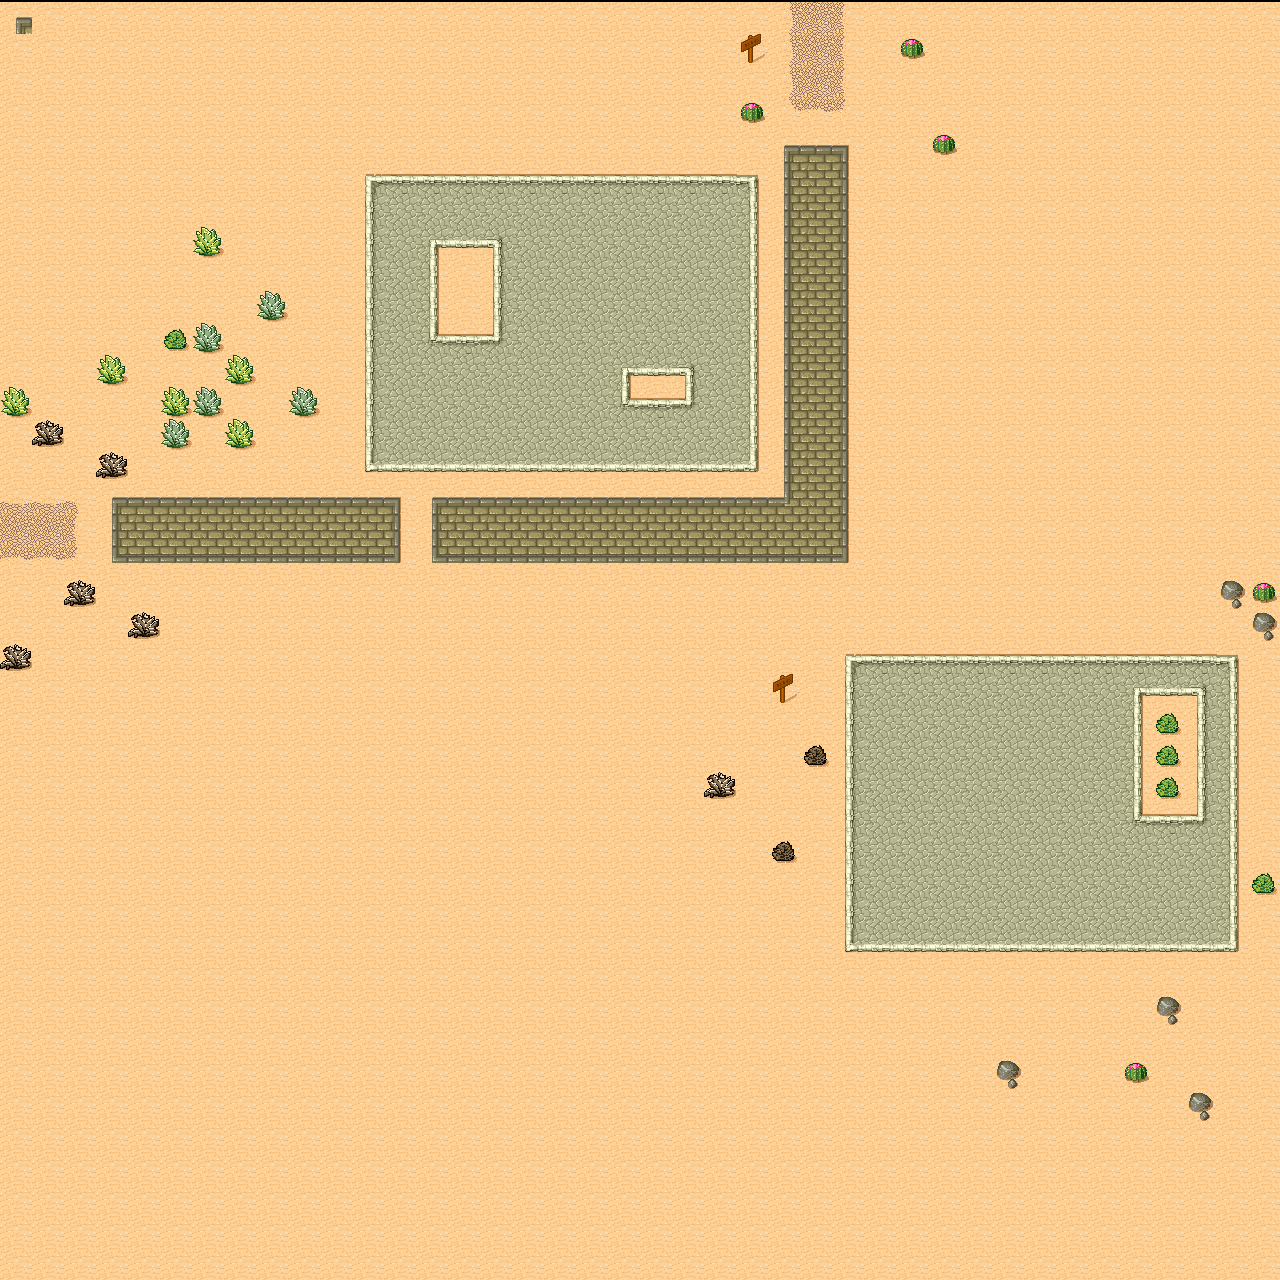

This is a level from a 2D game, rendered from its Tiled map with the project's own tilesets. A one-line summary and the map file follow, with tile-layer data summarised:
An orthogonal 40x40 tile map with 32x32 px tiles, 1 tile layer (Ground), 2 tilesets and 5 objects.

<map version="1.0" orientation="orthogonal" width="40" height="40" tilewidth="32" tileheight="32">
 <tileset firstgid="1" source="desert.tsx" />
 <tileset firstgid="49" name="Sewer" tilewidth="24" tileheight="24">
  <image source="sewer_tileset.png" trans="ff00ff" width="192" height="217" />
  <tile id="33">
   <properties>
    <property name="tileprop" value="sd" />
   </properties>
  </tile>
  <tile id="44">
   <properties>
    <property name="tileproperty" value="tobeparsed" />
   </properties>
  </tile>
 </tileset>
 <layer name="Ground" width="40" height="40">
  <properties>
   <property name="dummy property" value="44" />
  </properties>
  <data>[1600 cells, 1600 non-empty, 40 distinct tile ids]</data>
 </layer>
 <objectgroup color="#00a49f" name="Objects" width="40" height="40">
  <properties>
   <property name="dfsd" value="345" />
  </properties>
  <object gid="31" x="83" y="294" />
  <object gid="38" x="41" y="335" />
  <object gid="38" x="30" y="271" />
  <object gid="38" x="115" y="39" />
  <object gid="38" x="84" y="123" />
 </objectgroup>
</map>
